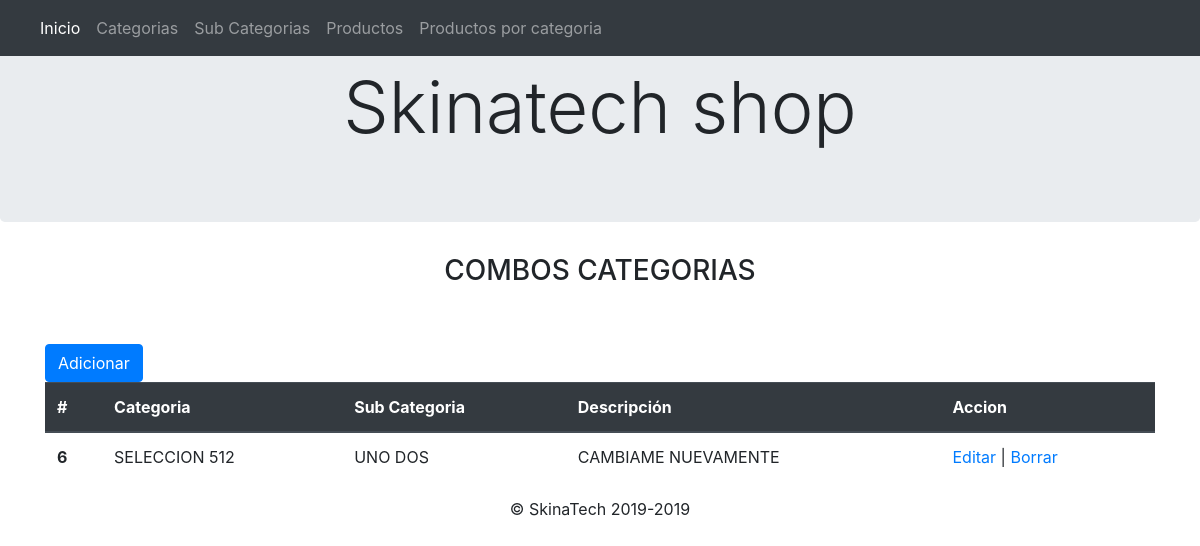
The page /index.php/category_sub_category_controller on the database its author committed.
### tables this page shows
CREATE TABLE `categoria_subcategoria` (
  `id_catsub` int(11) NOT NULL,
  `id_categoria` int(11) DEFAULT NULL,
  `id_sub_categoria` int(11) DEFAULT NULL,
  `descripcion` varchar(100) DEFAULT NULL,
  `es_activa` int(11) DEFAULT '0'
);

CREATE TABLE `categorias` (
  `id_categoria` int(11) NOT NULL,
  `nombre_categoria` varchar(100) DEFAULT NULL,
  `es_activa` tinyint(1) DEFAULT '0'
);

CREATE TABLE `subcategoria` (
  `id_subcategoria` int(11) NOT NULL,
  `nombre_subcategoria` varchar(100) DEFAULT NULL,
  `es_activa` int(11) DEFAULT NULL
);

### application/controllers/Category_sub_category_controller.php (called while the page is built, shortened)
<?php
class Category_sub_category_controller extends CI_Controller {
    public function __construct()
    {
        $this->load->model('Crud_model');
        $this->load->helper('form');
    }
    public function index()
    {
        $this->load->view('/includes/header_view');
        $data['categorias'] = $this->Crud_model->get_category_dropdown();
        $data['subcategorias'] = $this->Crud_model->get_subcategory_dropdown();
        $data['result'] = $this->Crud_model->category_sub_category_show();
        $this->load->view('category_sub_category_view',$data);
        $this->load->view('includes/footer_view');
    }
}

### index.php (called while the page is built, shortened)
<?php
require_once BASEPATH.'core/CodeIgniter.php';

### application/models/Crud_model.php (called while the page is built, shortened)
<?php if ( ! defined('BASEPATH')) exit('No direct script access allowed');
class Crud_model extends CI_Model {
    function category_sub_category_show()
    {
        $query = $this->db->query('SELECT
        catsub.id_catsub as id_catsub,
        cat.nombre_categoria as id_categoria,
        sub.nombre_subcategoria as id_sub_categoria,
        catsub.descripcion as descripcion,
        CASE
        WHEN catsub.es_activa = 0 THEN "INACTIVA"
        WHEN catsub.es_activa = 1 THEN "ACTIVA"
        ELSE "NO TIENE ESTADO"
        END AS es_activa
        FROM
        categoria_subcategoria AS catsub
        INNER JOIN categorias cat ON cat.id_categoria = catsub.id_categoria
        INNER JOIN subcategoria sub ON sub.id_subcategoria = catsub.id_sub_categoria
        WHERE catsub.es_activa = 1');
        return $query->result();
    }
}

### application/views/category_sub_category_view.php (the view, shortened to what this page needs)
<div class="page-heade">
        <div class="container">
          <center><h3 class="display-6">COMBOS CATEGORIAS</h3></center>
        </div>
</div>
<div class="container">
        <br>
        <br>
<button type="button" class="btn btn-primary" data-toggle="modal" data-target="#exampleModal">
  Adicionar
</button>
            <table class="table">
            <thead class="thead-dark">
                <tr>
                <th scope="col">#</th>
                <th scope="col">Categoria</th>
                <th scope="col">Sub Categoria</th>
                <th scope="col">Descripción</th>
                <th scope="col">Accion</th>
                </tr>
            </thead>
            <tbody>
                <?php foreach($result as $row) {?>
                <tr>
                <th scope="row"><?php echo $row->id_catsub;?></th>
                <td><?php echo $row->id_categoria;?></td>
                <td><?php echo $row->id_sub_categoria;?></td>
                <td><?php echo $row->descripcion;?></td>
                <td>
                <a href="<?php echo site_url('category_sub_category_controller/edit');?>/<?php echo $row->id_catsub;?>">Editar</a>  |
                <a href="<?php echo site_url('category_sub_category_controller/delete');?>/<?php echo $row->id_catsub;?>">Borrar</a>
                </td>
                    </tr>
                    <?php } ?>
            </tbody>
            </table>
      </div>

### rows shown on the page
categoria_subcategoria: id_catsub "6", id_categoria.nombre_categoria "SELECCION 512", subcategoria.nombre_subcategoria "UNO DOS", descripcion "CAMBIAME NUEVAMENTE"
